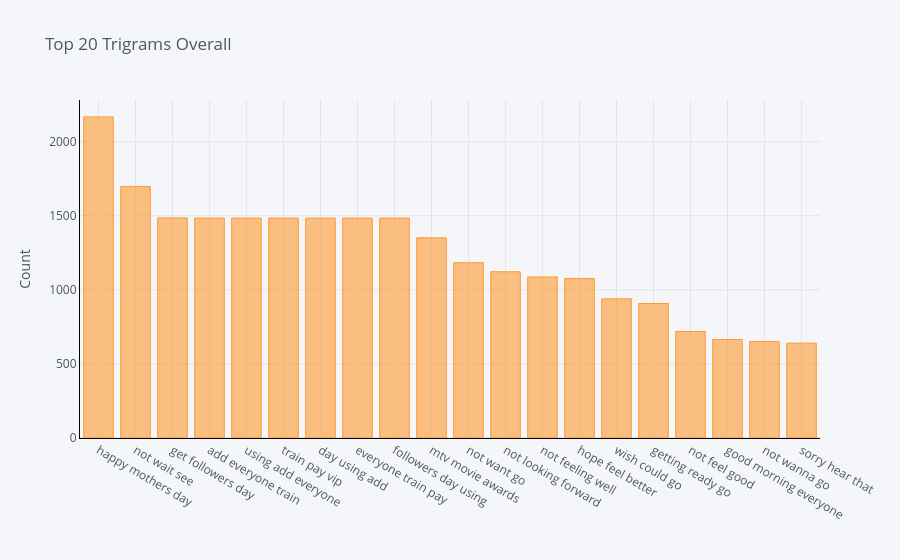

Notebook source saved alongside this figure:
### Code cell
configure_plotly_browser_state()
df4.groupby('Tweet').sum()['Count'].sort_values(ascending=False).iplot(kind='bar', yTitle='Count', linecolor='black', title='Top 20 Trigrams Overall')

### Figure 1 — Plotly figure (JSON) as saved in the notebook; plotly's stock layout.template omitted (floating-point values rounded to 4 significant figures)
{"data": [{"marker": {"color": "rgba(255, 153, 51, 0.6)", "line": {"color": "rgba(255, 153, 51, 1.0)", "width": 1}}, "name": "Count", "orientation": "v", "text": "", "type": "bar", "x": ["happy mothers day", "not wait see", "get followers day", "add everyone train", "using add everyone", "train pay vip", "day using add", "everyone train pay", "followers day using", "mtv movie awards", "not want go", "not looking forward", "not feeling well", "hope feel better", "wish could go", "getting ready go", "not feel good", "good morning everyone", "not wanna go", "sorry hear that"], "y": [2167, 1698, 1485, 1484, 1484, 1484, 1484, 1484, 1484, 1351, 1183, 1122, 1087, 1076, 939, 908, 719, 665, 651, 640]}], "layout": {"legend": {"bgcolor": "#F5F6F9", "font": {"color": "#4D5663"}}, "paper_bgcolor": "#F5F6F9", "plot_bgcolor": "#F5F6F9", "title": {"font": {"color": "#4D5663"}, "text": "Top 20 Trigrams Overall"}, "xaxis": {"gridcolor": "#E1E5ED", "linecolor": "black", "showgrid": true, "tickfont": {"color": "#4D5663"}, "title": {"font": {"color": "#4D5663"}, "text": ""}, "zerolinecolor": "#E1E5ED"}, "yaxis": {"gridcolor": "#E1E5ED", "linecolor": "black", "showgrid": true, "tickfont": {"color": "#4D5663"}, "title": {"font": {"color": "#4D5663"}, "text": "Count"}, "zerolinecolor": "#E1E5ED"}}}
